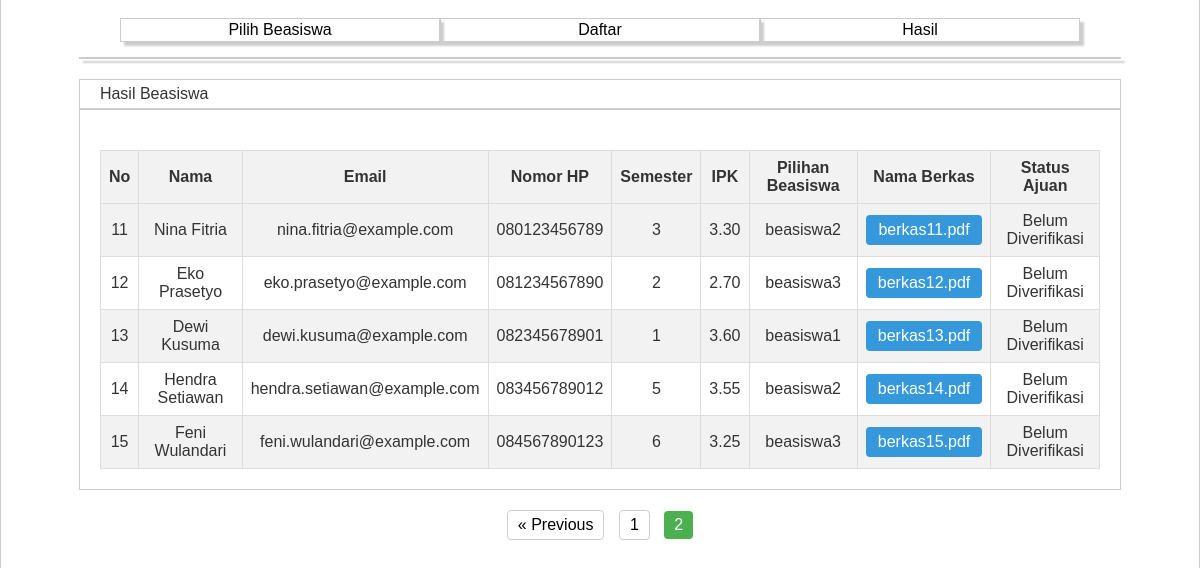
The app's page /hasil.php?page=2 with its own data.
### tables this page shows
CREATE TABLE `data_beasiswa` (
  `id` int(11) NOT NULL,
  `nama` varchar(100) NOT NULL,
  `email` varchar(100) NOT NULL,
  `nomor_hp` varchar(20) NOT NULL,
  `semester` int(11) NOT NULL,
  `ipk` decimal(3,2) DEFAULT NULL,
  `beasiswa` varchar(50) NOT NULL,
  `berkas` varchar(255) NOT NULL,
  `status_ajuan` varchar(100) NOT NULL
);

### hasil.php (the view, shortened to what this page needs)
<?php
include 'conn.php';
$limit = 10;
$page = isset($_GET['page']) ? (int)$_GET['page'] : 1;
$offset = ($page - 1) * $limit;
$totalQuery = "SELECT COUNT(*) as total FROM data_beasiswa";
$totalResult = mysqli_query($conn, $totalQuery);
$totalRow = mysqli_fetch_assoc($totalResult);
$totalData = $totalRow['total'];
$totalPages = ceil($totalData / $limit);
$query = "SELECT * FROM data_beasiswa LIMIT $limit OFFSET $offset";
$result = mysqli_query($conn, $query);
?>
<!DOCTYPE html>
<html lang="en">
<head>
    <link rel="stylesheet" type="text/css" href="style.css">
</head>
<body>
    <div class="container">
        <div class="menu-bar">
            <div class="menu-item">
                <a href="pilih-beasiswa.php">Pilih Beasiswa</a>
            </div>
            <div class="menu-item">
                <a href="index.php">Daftar</a>
            </div>
            <div class="menu-item">
                <a href="hasil.php">Hasil</a>
            </div>
        </div>
        <div class="black-bar"></div>
        <div class="card-title-2">Hasil Beasiswa</div>
        <div class="tabel-container">
            <table>
                <tr>
                    <th>No</th>
                    <th>Nama</th>
                    <th>Email</th>
                    <th>Nomor HP</th>
                    <th>Semester</th>
                    <th>IPK</th>
                    <th>Pilihan Beasiswa</th>
                    <th>Nama Berkas</th>
                    <th>Status Ajuan</th>
                </tr>
                <?php
                $no = $offset + 1;
                while ($row = mysqli_fetch_assoc($result)) {
                    echo "<tr>";
                    echo "<td>" . $no . "</td>";
                    echo "<td>" . $row['nama'] . "</td>";
                    echo "<td>" . $row['email'] . "</td>";
                    echo "<td>" . $row['nomor_hp'] . "</td>";
                    echo "<td>" . $row['semester'] . "</td>";
                    echo "<td>" . $row['ipk'] . "</td>";
                    echo "<td>" . $row['beasiswa'] . "</td>";
                    echo "<td>";
                    $fileLink = 'berkas/' . $row['berkas'];
                    echo '<a href="' . $fileLink . '" class="berkas-btn" target="_blank">' . $row['berkas'] . '</a>';
                    echo "</td>";
                    echo "<td>" . ($row['status_ajuan'] ? $row['status_ajuan'] : 'Belum Diverifikasi') . "</td>";
                    echo "</tr>";
                    $no++;
                }
                ?>
            </table>
        </div>
        <div class="pagination">
            <?php if ($page > 1): ?>
                <a href="hasil.php?page=<?php echo $page - 1; ?>">&laquo; Previous</a>
            <?php endif; ?>
            <?php for ($i = 1; $i <= $totalPages; $i++): ?>
                <a href="hasil.php?page=<?php echo $i; ?>" class="<?php echo ($i == $page) ? 'active' : ''; ?>"><?php echo $i; ?></a>
            <?php endfor; ?>
        </div>
    </div>
</body>
</html>

### style.css (style rules this page uses)
body { font-family: Arial, sans-serif; }
.menu-bar { position: relative; display: grid; grid-template-columns: auto auto auto; align-items: center; justify-content: center; overflow: hidden; width: 100%; padding-bottom: 10px; }
.menu-item { padding-block: 2px; padding-inline: 10px; border: 1px solid #ccc; box-shadow: 4px 4px 2px rgba(0, 0, 0, 0.2); text-align: center; width: 20rem; cursor: pointer; }
.menu-item a { text-decoration: none; color: black; font-weight: normal; padding-inline: 6rem; }
.container { position: absolute; top: 50%; left: 50%; transform: translate(-50%, -50%); padding-top: 15px; padding-bottom: 20px; border: 1px solid #ccc; width: 65%; height: 900px; min-height: 600px; overflow-y: auto; background-color: #fff; }
.black-bar { width: 90%; height: 2px; background-color: white; border: 1px solid #ccc; box-shadow: 4px 4px 2px rgba(0, 0, 0, 0.2); margin: 5px auto 20px auto; }
.card-title-2 { width: 90%; margin: 0 auto; padding: 5px 20px; border: 1px solid #ccc; }
.tabel-container { width: 90%; margin: 0 auto; padding: 20px; padding-top: 40px; border: 1px solid #ccc; }
table { width: 100%; border-collapse: collapse; }
table, th, td { border: 1px solid #ddd; }
th, td { padding: 8px; text-align: center; }
th { background-color: #f2f2f2; }
tr:nth-child(even) { background-color: #f2f2f2; }
.berkas-btn { display: inline-block; padding: 6px 12px; background-color: #3498db; color: #ffffff; text-decoration: none; border: none; border-radius: 4px; cursor: pointer; }
.pagination { text-align: center; margin-top: 20px; }
.pagination a { display: inline-block; margin: 0 5px; padding: 5px 10px; text-decoration: none; border: 1px solid #ccc; color: black; border-radius: 4px; }
.pagination a.active { background-color: #4CAF50; color: white; border: none; }
* { margin: 0; padding: 0; box-sizing: border-box; }
body { font-family: Arial, sans-serif; background-color: #f4f4f4; color: #333; }
.container { width: 100%; max-width: 1200px; margin: 0 auto; padding: 20px; }

### records on screen
data_beasiswa: nama "Nina Fitria", email "nina.fitria@example.com", nomor_hp "080123456789", semester "3", ipk "3.30", beasiswa "beasiswa2", berkas "berkas11.pdf", status_ajuan "Belum Diverifikasi"
data_beasiswa: nama "Eko Prasetyo", email "eko.prasetyo@example.com", nomor_hp "081234567890", semester "2", ipk "2.70", beasiswa "beasiswa3", berkas "berkas12.pdf", status_ajuan "Belum Diverifikasi"
data_beasiswa: nama "Dewi Kusuma", email "dewi.kusuma@example.com", nomor_hp "082345678901", semester "1", ipk "3.60", beasiswa "beasiswa1", berkas "berkas13.pdf", status_ajuan "Belum Diverifikasi"
data_beasiswa: nama "Hendra Setiawan", email "hendra.setiawan@example.com", nomor_hp "083456789012", semester "5", ipk "3.55", beasiswa "beasiswa2", berkas "berkas14.pdf", status_ajuan "Belum Diverifikasi"
data_beasiswa: nama "Feni Wulandari", email "feni.wulandari@example.com", nomor_hp "084567890123", semester "6", ipk "3.25", beasiswa "beasiswa3", berkas "berkas15.pdf", status_ajuan "Belum Diverifikasi"
